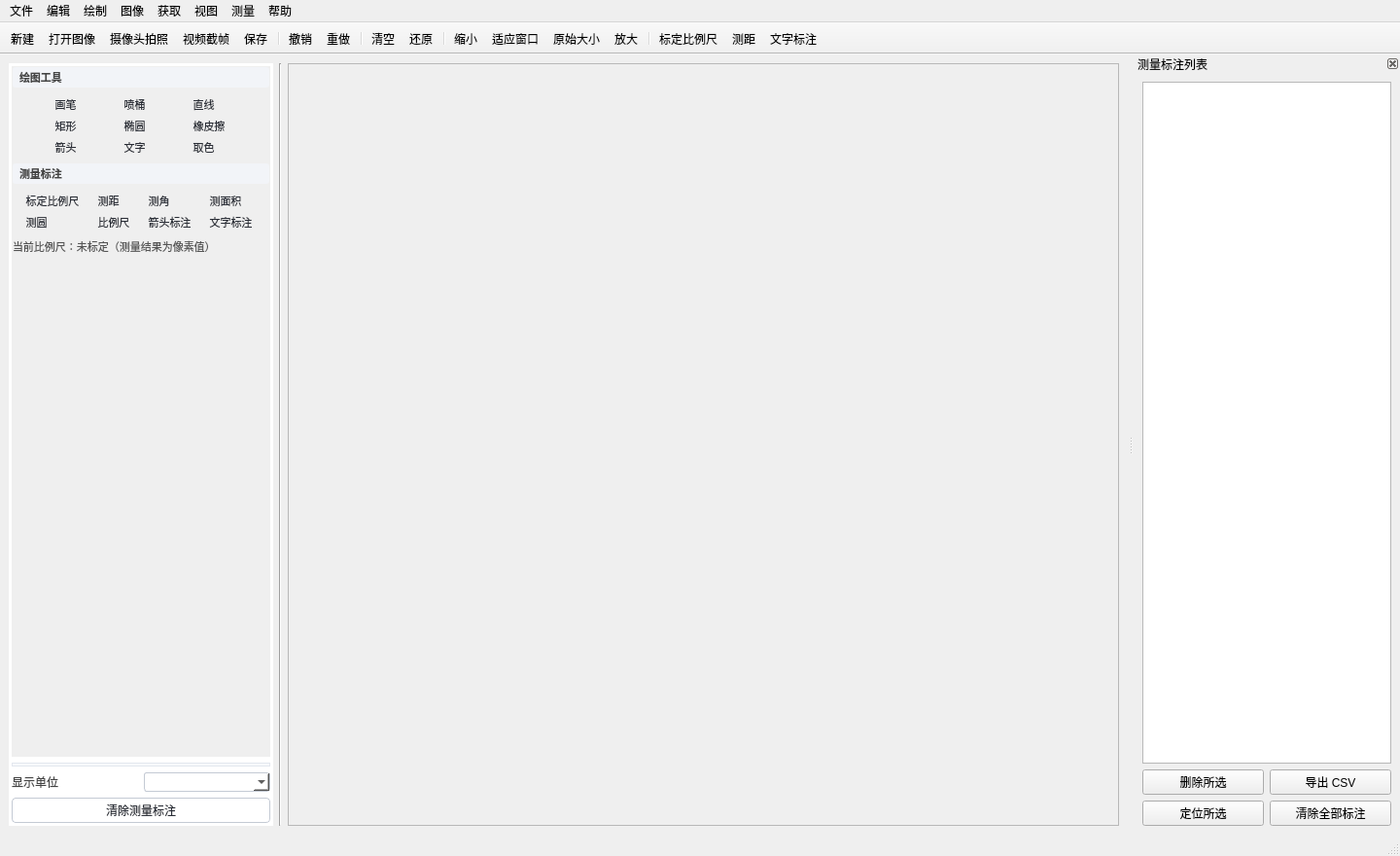
<?xml version="1.0" encoding="UTF-8"?>
<ui version="4.0">
 <class>MainWindow</class>
 <widget class="QMainWindow" name="MainWindow">
  <property name="geometry">
   <rect>
    <x>0</x>
    <y>0</y>
    <width>1440</width>
    <height>880</height>
   </rect>
  </property>
  <property name="minimumSize">
   <size>
    <width>1024</width>
    <height>640</height>
   </size>
  </property>
  <property name="windowTitle">
   <string>PixelMark 像素标绘</string>
  </property>
  <property name="windowIcon">
   <iconset resource="../../imgs.qrc">
    <normaloff>:/img/img/icon.png</normaloff>:/img/img/icon.png</iconset>
  </property>
  <widget class="QWidget" name="centralwidget">
   <layout class="QHBoxLayout" name="horizontalLayout_3" stretch="0,0,1">
    <item>
     <widget class="QWidget" name="toolPanel" native="true">
      <property name="minimumSize">
       <size>
        <width>272</width>
        <height>0</height>
       </size>
      </property>
      <property name="maximumSize">
       <size>
        <width>320</width>
        <height>16777215</height>
       </size>
      </property>
      <property name="styleSheet">
       <string notr="true">#toolPanel { background:#FFFFFF; }
#toolPanel QToolButton { font-size:11px; color:#2A2E37; padding:0px;
  border:1px solid transparent; border-radius:4px; }
#toolPanel QToolButton:hover { background:#EDF1F7; border-color:#D5DCE8; }
#toolPanel QToolButton:checked { background:#DCE9FC; color:#0B57D0;
  border:1px solid #4A86E8; }
#toolPanel QLabel { color:#444; }
#toolPanel QPushButton { border:1px solid #C4CAD4; border-radius:4px;
  padding:3px 10px; background:#FFFFFF; color:#2A2E37; }
#toolPanel QPushButton:hover { background:#F0F4FA; border-color:#4A86E8;
  color:#0B57D0; }
#toolPanel QPushButton:pressed { background:#E2EAF6; }
#toolPanel QComboBox { border:1px solid #C4CAD4; border-radius:3px;
  padding:1px 4px; background:#FFFFFF; }
#toolPanel QCheckBox { color:#2A2E37; }
#sectionDraw, #sectionMeasure { font-weight:bold; color:#2E3440;
  font-size:11px; background:#F2F4F8; border-radius:3px; padding:2px 4px; }</string>
      </property>
      <layout class="QVBoxLayout" name="verticalLayout" stretch="1,0,0,0">
       <property name="leftMargin">
        <number>3</number>
       </property>
       <property name="topMargin">
        <number>3</number>
       </property>
       <property name="rightMargin">
        <number>3</number>
       </property>
       <property name="bottomMargin">
        <number>3</number>
       </property>
       <item>
        <widget class="QScrollArea" name="toolScroll">
         <property name="frameShape">
          <enum>QFrame::NoFrame</enum>
         </property>
         <property name="widgetResizable">
          <bool>true</bool>
         </property>
         <widget class="QWidget" name="toolScrollContents">
          <layout class="QVBoxLayout" name="vbox_toolScroll" stretch="0,0,0,0,0,1">
           <property name="leftMargin">
            <number>1</number>
           </property>
           <property name="topMargin">
            <number>1</number>
           </property>
           <property name="rightMargin">
            <number>1</number>
           </property>
           <property name="bottomMargin">
            <number>1</number>
           </property>
           <item>
            <widget class="QLabel" name="sectionDraw">
             <property name="text">
              <string>绘图工具</string>
             </property>
            </widget>
           </item>
           <item>
            <layout class="QGridLayout" name="grid_draw">
             <property name="spacing">
              <number>0</number>
             </property>
             <item row="0" column="0">
              <widget class="QToolButton" name="penBtn">
               <property name="toolTip">
                <string>画笔 (B)</string>
               </property>
               <property name="text">
                <string>画笔</string>
               </property>
               <property name="icon">
                <iconset resource="../../imgs.qrc">
                 <normaloff>:/img/img/pen.png</normaloff>:/img/img/pen.png</iconset>
               </property>
               <property name="iconSize">
                <size>
                 <width>18</width>
<height>18</height>
                </size>
               </property>
               <property name="checkable">
                <bool>true</bool>
               </property>
               <property name="autoRaise">
                <bool>true</bool>
               </property>
               <property name="toolButtonStyle">
                <enum>Qt::ToolButtonTextUnderIcon</enum>
               </property>
              </widget>
             </item>
             <item row="0" column="1">
              <widget class="QToolButton" name="bucketBtn">
               <property name="toolTip">
                <string>喷桶：填充连通区域 (U)</string>
               </property>
               <property name="text">
                <string>喷桶</string>
               </property>
               <property name="icon">
                <iconset resource="../../imgs.qrc">
                 <normaloff>:/img/img/bucket.png</normaloff>:/img/img/bucket.png</iconset>
               </property>
               <property name="iconSize">
                <size>
                 <width>18</width>
<height>18</height>
                </size>
               </property>
               <property name="checkable">
                <bool>true</bool>
               </property>
               <property name="autoRaise">
                <bool>true</bool>
               </property>
               <property name="toolButtonStyle">
                <enum>Qt::ToolButtonTextUnderIcon</enum>
               </property>
              </widget>
             </item>
             <item row="0" column="2">
              <widget class="QToolButton" name="lineBtn">
               <property name="toolTip">
                <string>直线 (L)</string>
               </property>
               <property name="text">
                <string>直线</string>
               </property>
               <property name="icon">
                <iconset resource="../../imgs.qrc">
                 <normaloff>:/img/img/line.png</normaloff>:/img/img/line.png</iconset>
               </property>
               <property name="iconSize">
                <size>
                 <width>18</width>
<height>18</height>
                </size>
               </property>
               <property name="checkable">
                <bool>true</bool>
               </property>
               <property name="autoRaise">
                <bool>true</bool>
               </property>
               <property name="toolButtonStyle">
                <enum>Qt::ToolButtonTextUnderIcon</enum>
               </property>
              </widget>
             </item>
             <item row="1" column="0">
              <widget class="QToolButton" name="rectBtn">
               <property name="toolTip">
                <string>矩形 (R)</string>
               </property>
               <property name="text">
                <string>矩形</string>
               </property>
               <property name="icon">
                <iconset resource="../../imgs.qrc">
                 <normaloff>:/img/img/rect.png</normaloff>:/img/img/rect.png</iconset>
               </property>
               <property name="iconSize">
                <size>
                 <width>18</width>
<height>18</height>
                </size>
               </property>
               <property name="checkable">
                <bool>true</bool>
               </property>
               <property name="autoRaise">
                <bool>true</bool>
               </property>
               <property name="toolButtonStyle">
                <enum>Qt::ToolButtonTextUnderIcon</enum>
               </property>
              </widget>
             </item>
             <item row="1" column="1">
              <widget class="QToolButton" name="ellipseBtn">
               <property name="toolTip">
                <string>椭圆 (O)</string>
               </property>
               <property name="text">
                <string>椭圆</string>
               </property>
               <property name="icon">
                <iconset resource="../../imgs.qrc">
                 <normaloff>:/img/img/ellipse.png</normaloff>:/img/img/ellipse.png</iconset>
               </property>
               <property name="iconSize">
                <size>
                 <width>18</width>
<height>18</height>
                </size>
               </property>
               <property name="checkable">
                <bool>true</bool>
               </property>
               <property name="autoRaise">
                <bool>true</bool>
               </property>
               <property name="toolButtonStyle">
                <enum>Qt::ToolButtonTextUnderIcon</enum>
               </property>
              </widget>
             </item>
             <item row="1" column="2">
              <widget class="QToolButton" name="eraseButton">
               <property name="toolTip">
                <string>橡皮擦：用背景色擦除 (E)</string>
               </property>
               <property name="text">
                <string>橡皮擦</string>
               </property>
               <property name="icon">
                <iconset resource="../../imgs.qrc">
                 <normaloff>:/img/img/erase.png</normaloff>:/img/img/erase.png</iconset>
               </property>
               <property name="iconSize">
                <size>
                 <width>18</width>
<height>18</height>
                </size>
               </property>
               <property name="checkable">
                <bool>true</bool>
               </property>
               <property name="autoRaise">
                <bool>true</bool>
               </property>
               <property name="toolButtonStyle">
                <enum>Qt::ToolButtonTextUnderIcon</enum>
               </property>
              </widget>
             </item>
             <item row="2" column="0">
              <widget class="QToolButton" name="arrowBtn">
               <property name="toolTip">
                <string>箭头 (A)</string>
               </property>
               <property name="text">
                <string>箭头</string>
               </property>
               <property name="icon">
                <iconset resource="../../imgs.qrc">
                 <normaloff>:/img/img/arrow.png</normaloff>:/img/img/arrow.png</iconset>
               </property>
               <property name="iconSize">
                <size>
                 <width>18</width>
<height>18</height>
                </size>
               </property>
               <property name="checkable">
                <bool>true</bool>
               </property>
               <property name="autoRaise">
                <bool>true</bool>
               </property>
               <property name="toolButtonStyle">
                <enum>Qt::ToolButtonTextUnderIcon</enum>
               </property>
              </widget>
             </item>
             <item row="2" column="1">
              <widget class="QToolButton" name="textBtn">
               <property name="toolTip">
                <string>文字工具 (T)</string>
               </property>
               <property name="text">
                <string>文字</string>
               </property>
               <property name="icon">
                <iconset resource="../../imgs.qrc">
                 <normaloff>:/img/img/text.png</normaloff>:/img/img/text.png</iconset>
               </property>
               <property name="iconSize">
                <size>
                 <width>18</width>
<height>18</height>
                </size>
               </property>
               <property name="checkable">
                <bool>true</bool>
               </property>
               <property name="autoRaise">
                <bool>true</bool>
               </property>
               <property name="toolButtonStyle">
                <enum>Qt::ToolButtonTextUnderIcon</enum>
               </property>
              </widget>
             </item>
             <item row="2" column="2">
              <widget class="QToolButton" name="pickerBtn">
               <property name="toolTip">
                <string>取色器：拾取画布颜色 (I)</string>
               </property>
               <property name="text">
                <string>取色</string>
               </property>
               <property name="icon">
                <iconset resource="../../imgs.qrc">
                 <normaloff>:/img/img/picker.png</normaloff>:/img/img/picker.png</iconset>
               </property>
               <property name="iconSize">
                <size>
                 <width>18</width>
<height>18</height>
                </size>
               </property>
               <property name="checkable">
                <bool>true</bool>
               </property>
               <property name="autoRaise">
                <bool>true</bool>
               </property>
               <property name="toolButtonStyle">
                <enum>Qt::ToolButtonTextUnderIcon</enum>
               </property>
              </widget>
             </item>
            </layout>
           </item>
           <item>
            <widget class="QLabel" name="sectionMeasure">
             <property name="text">
              <string>测量标注</string>
             </property>
            </widget>
           </item>
           <item>
            <layout class="QGridLayout" name="grid_measure">
             <property name="spacing">
              <number>0</number>
             </property>
             <item row="0" column="0">
              <widget class="QToolButton" name="calibrateBtn">
               <property name="toolTip">
                <string>比例尺标定：画一条已知实际长度的线段 (C)</string>
               </property>
               <property name="text">
                <string>标定比例尺</string>
               </property>
               <property name="icon">
                <iconset resource="../../imgs.qrc">
                 <normaloff>:/img/img/calibrate.png</normaloff>:/img/img/calibrate.png</iconset>
               </property>
               <property name="iconSize">
                <size>
                 <width>18</width>
<height>18</height>
                </size>
               </property>
               <property name="checkable">
                <bool>true</bool>
               </property>
               <property name="autoRaise">
                <bool>true</bool>
               </property>
               <property name="toolButtonStyle">
                <enum>Qt::ToolButtonTextUnderIcon</enum>
               </property>
              </widget>
             </item>
             <item row="0" column="1">
              <widget class="QToolButton" name="distanceBtn">
               <property name="toolTip">
                <string>测距：测量两点间距离 (D)</string>
               </property>
               <property name="text">
                <string>测距</string>
               </property>
               <property name="icon">
                <iconset resource="../../imgs.qrc">
                 <normaloff>:/img/img/distance.png</normaloff>:/img/img/distance.png</iconset>
               </property>
               <property name="iconSize">
                <size>
                 <width>18</width>
<height>18</height>
                </size>
               </property>
               <property name="checkable">
                <bool>true</bool>
               </property>
               <property name="autoRaise">
                <bool>true</bool>
               </property>
               <property name="toolButtonStyle">
                <enum>Qt::ToolButtonTextUnderIcon</enum>
               </property>
              </widget>
             </item>
             <item row="0" column="2">
              <widget class="QToolButton" name="angleBtn">
               <property name="toolTip">
                <string>测角：依次点击 起点-顶点-终点 (G)</string>
               </property>
               <property name="text">
                <string>测角</string>
               </property>
               <property name="icon">
                <iconset resource="../../imgs.qrc">
                 <normaloff>:/img/img/angle.png</normaloff>:/img/img/angle.png</iconset>
               </property>
               <property name="iconSize">
                <size>
                 <width>18</width>
<height>18</height>
                </size>
               </property>
               <property name="checkable">
                <bool>true</bool>
               </property>
               <property name="autoRaise">
                <bool>true</bool>
               </property>
               <property name="toolButtonStyle">
                <enum>Qt::ToolButtonTextUnderIcon</enum>
               </property>
              </widget>
             </item>
             <item row="0" column="3">
              <widget class="QToolButton" name="areaBtn">
               <property name="toolTip">
                <string>测面积：拖出矩形测量面积与边长 (M)</string>
               </property>
               <property name="text">
                <string>测面积</string>
               </property>
               <property name="icon">
                <iconset resource="../../imgs.qrc">
                 <normaloff>:/img/img/area.png</normaloff>:/img/img/area.png</iconset>
               </property>
               <property name="iconSize">
                <size>
                 <width>18</width>
<height>18</height>
                </size>
               </property>
               <property name="checkable">
                <bool>true</bool>
               </property>
               <property name="autoRaise">
                <bool>true</bool>
               </property>
               <property name="toolButtonStyle">
                <enum>Qt::ToolButtonTextUnderIcon</enum>
               </property>
              </widget>
             </item>
             <item row="1" column="0">
              <widget class="QToolButton" name="radiusBtn">
               <property name="toolTip">
                <string>测圆：从圆心拖出半径 (V)</string>
               </property>
               <property name="text">
                <string>测圆</string>
               </property>
               <property name="icon">
                <iconset resource="../../imgs.qrc">
                 <normaloff>:/img/img/radius.png</normaloff>:/img/img/radius.png</iconset>
               </property>
               <property name="iconSize">
                <size>
                 <width>18</width>
<height>18</height>
                </size>
               </property>
               <property name="checkable">
                <bool>true</bool>
               </property>
               <property name="autoRaise">
                <bool>true</bool>
               </property>
               <property name="toolButtonStyle">
                <enum>Qt::ToolButtonTextUnderIcon</enum>
               </property>
              </widget>
             </item>
             <item row="1" column="1">
              <widget class="QToolButton" name="scalebarBtn">
               <property name="toolTip">
                <string>比例尺图形：单击放整齐长度，拖拽自定义 (S)</string>
               </property>
               <property name="text">
                <string>比例尺</string>
               </property>
               <property name="icon">
                <iconset resource="../../imgs.qrc">
                 <normaloff>:/img/img/scalebar.png</normaloff>:/img/img/scalebar.png</iconset>
               </property>
               <property name="iconSize">
                <size>
                 <width>18</width>
<height>18</height>
                </size>
               </property>
               <property name="checkable">
                <bool>true</bool>
               </property>
               <property name="autoRaise">
                <bool>true</bool>
               </property>
               <property name="toolButtonStyle">
                <enum>Qt::ToolButtonTextUnderIcon</enum>
               </property>
              </widget>
             </item>
             <item row="1" column="2">
              <widget class="QToolButton" name="annotArrowBtn">
               <property name="toolTip">
                <string>箭头标注：箭头 + 文字 (N)</string>
               </property>
               <property name="text">
                <string>箭头标注</string>
               </property>
               <property name="icon">
                <iconset resource="../../imgs.qrc">
                 <normaloff>:/img/img/annotArrow.png</normaloff>:/img/img/annotArrow.png</iconset>
               </property>
               <property name="iconSize">
                <size>
                 <width>18</width>
<height>18</height>
                </size>
               </property>
               <property name="checkable">
                <bool>true</bool>
               </property>
               <property name="autoRaise">
                <bool>true</bool>
               </property>
               <property name="toolButtonStyle">
                <enum>Qt::ToolButtonTextUnderIcon</enum>
               </property>
              </widget>
             </item>
             <item row="1" column="3">
              <widget class="QToolButton" name="annotTextBtn">
               <property name="toolTip">
                <string>文字标注 (Y)</string>
               </property>
               <property name="text">
                <string>文字标注</string>
               </property>
               <property name="icon">
                <iconset resource="../../imgs.qrc">
                 <normaloff>:/img/img/textNote.png</normaloff>:/img/img/textNote.png</iconset>
               </property>
               <property name="iconSize">
                <size>
                 <width>18</width>
<height>18</height>
                </size>
               </property>
               <property name="checkable">
                <bool>true</bool>
               </property>
               <property name="autoRaise">
                <bool>true</bool>
               </property>
               <property name="toolButtonStyle">
                <enum>Qt::ToolButtonTextUnderIcon</enum>
               </property>
              </widget>
             </item>
            </layout>
           </item>
           <item>
            <widget class="QLabel" name="scaleInfoLabel">
             <property name="wordWrap">
              <bool>true</bool>
             </property>
             <property name="styleSheet">
              <string notr="true">color:#555; font-size:11px;</string>
             </property>
             <property name="text">
              <string>当前比例尺：未标定（测量结果为像素值）</string>
             </property>
            </widget>
           </item>
           <item>
            <spacer name="verticalSpacer">
             <property name="orientation">
              <enum>Qt::Vertical</enum>
             </property>
             <property name="sizeHint" stdset="0">
              <size>
               <width>20</width>
               <height>8</height>
              </size>
             </property>
            </spacer>
           </item>
          </layout>
         </widget>
        </widget>
       </item>
       <item>
        <widget class="QWidget" name="toolOptionsBox" native="true">
         <property name="minimumHeight">
          <number>24</number>
         </property>
         <property name="styleSheet">
          <string notr="true">#toolOptionsBox { background:#F7F9FC; border:1px solid #E3E7EE; border-radius:6px; }</string>
         </property>
         <layout class="QVBoxLayout" name="vbox_toolOptions">
          <property name="leftMargin">
           <number>2</number>
          </property>
          <property name="topMargin">
           <number>2</number>
          </property>
          <property name="rightMargin">
           <number>2</number>
          </property>
          <property name="bottomMargin">
           <number>2</number>
          </property>
         </layout>
        </widget>
       </item>
       <item>
        <layout class="QHBoxLayout" name="hbox_measureUnit">
         <item>
          <widget class="QLabel" name="label_displayUnit">
           <property name="text">
            <string>显示单位</string>
           </property>
          </widget>
         </item>
         <item>
          <widget class="QComboBox" name="displayUnitCombo">
           <property name="toolTip">
            <string>切换测量结果的显示单位（自动换算，不改变标定关系）</string>
           </property>
          </widget>
         </item>
        </layout>
       </item>
       <item>
        <layout class="QHBoxLayout" name="hbox_panelButtons">
         <item>
          <widget class="QPushButton" name="clearMeasureBtn">
           <property name="minimumHeight">
            <number>22</number>
           </property>
           <property name="toolTip">
            <string>清除画布上所有测量与标注</string>
           </property>
           <property name="text">
            <string>清除测量标注</string>
           </property>
          </widget>
         </item>
        </layout>
       </item>
      </layout>
     </widget>
    </item>
    <item>
     <widget class="Line" name="line">
      <property name="orientation">
       <enum>Qt::Vertical</enum>
      </property>
     </widget>
    </item>
    <item>
     <widget class="QScrollArea" name="scrollArea">
      <property name="mouseTracking">
       <bool>true</bool>
      </property>
      <property name="focusPolicy">
       <enum>Qt::StrongFocus</enum>
      </property>
      <property name="frameShape">
       <enum>QFrame::StyledPanel</enum>
      </property>
      <property name="widgetResizable">
       <bool>true</bool>
      </property>
      <property name="alignment">
       <set>Qt::AlignCenter</set>
      </property>
      <widget class="CanvasWidget" name="board">
       <property name="sizePolicy">
        <sizepolicy hsizetype="Expanding" vsizetype="Expanding">
         <horstretch>0</horstretch>
         <verstretch>0</verstretch>
        </sizepolicy>
       </property>
       <property name="mouseTracking">
        <bool>true</bool>
       </property>
       <property name="lineWidth">
        <number>0</number>
       </property>
       <property name="text">
        <string/>
       </property>
       <property name="alignment">
        <set>Qt::AlignLeading|Qt::AlignLeft|Qt::AlignTop</set>
       </property>
       <property name="margin">
        <number>0</number>
       </property>
       <property name="indent">
        <number>0</number>
       </property>
      </widget>
     </widget>
    </item>
   </layout>
  </widget>
  <widget class="QMenuBar" name="menubar">
   <property name="geometry">
    <rect>
     <x>0</x>
     <y>0</y>
     <width>1440</width>
     <height>22</height>
    </rect>
   </property>
   <widget class="QMenu" name="menu">
    <property name="title">
     <string>文件</string>
    </property>
    <addaction name="actionNew"/>
    <addaction name="actionOpenImg"/>
    <addaction name="actionSave"/>
    <addaction name="actionSaveAs"/>
    <addaction name="actionSaveRaw"/>
    <addaction name="actionExit"/>
   </widget>
   <widget class="QMenu" name="menu_2">
    <property name="title">
     <string>编辑</string>
    </property>
    <addaction name="actionUndo"/>
    <addaction name="actionRedo"/>
    <addaction name="actionClear"/>
    <addaction name="actionClearDraw"/>
   </widget>
   <widget class="QMenu" name="menuDraw">
    <property name="title">
     <string>绘制</string>
    </property>
   </widget>
   <widget class="QMenu" name="menu_3">
    <property name="title">
     <string>图像</string>
    </property>
    <widget class="QMenu" name="menu_4">
     <property name="title">
      <string>旋转</string>
     </property>
     <addaction name="actionClockWise"/>
     <addaction name="actionAntiClockWise"/>
     <addaction name="actionVerFilp"/>
     <addaction name="actionHorFilp"/>
    </widget>
    <addaction name="menu_4"/>
    <addaction name="actionImgInfo"/>
   </widget>
   <widget class="QMenu" name="menu_acquire">
    <property name="title">
     <string>获取</string>
    </property>
    <addaction name="actionCamera"/>
    <addaction name="actionVideo"/>
   </widget>
   <widget class="QMenu" name="menu_view">
    <property name="title">
     <string>视图</string>
    </property>
    <addaction name="actionZoomIn"/>
    <addaction name="actionZoomOut"/>
    <addaction name="actionZoomFit"/>
    <addaction name="actionZoom100"/>
    <addaction name="separator"/>
    <addaction name="actionToggleMeasureDock"/>
   </widget>
   <widget class="QMenu" name="menu_5">
    <property name="title">
     <string>测量</string>
    </property>
    <addaction name="actionCalibrate"/>
    <addaction name="actionClearScale"/>
    <addaction name="actionClearMeasure"/>
    <addaction name="actionExportMeasure"/>
    <addaction name="actionToggleMeasureDock"/>
   </widget>
   <widget class="QMenu" name="menu_6">
    <property name="title">
     <string>帮助</string>
    </property>
    <addaction name="actionHelp"/>
    <addaction name="actionAbout"/>
   </widget>
   <addaction name="menu"/>
   <addaction name="menu_2"/>
   <addaction name="menuDraw"/>
   <addaction name="menu_3"/>
   <addaction name="menu_acquire"/>
   <addaction name="menu_view"/>
   <addaction name="menu_5"/>
   <addaction name="menu_6"/>
  </widget>
  <widget class="QStatusBar" name="statusbar"/>
  <widget class="QToolBar" name="mainToolBar">
   <property name="windowTitle">
    <string>主工具栏</string>
   </property>
   <property name="movable">
    <bool>false</bool>
   </property>
   <property name="floatable">
    <bool>false</bool>
   </property>
   <property name="toolButtonStyle">
    <enum>Qt::ToolButtonIconOnly</enum>
   </property>
   <addaction name="actionNew"/>
   <addaction name="actionOpenImg"/>
   <addaction name="actionCamera"/>
   <addaction name="actionVideo"/>
   <addaction name="actionSave"/>
   <addaction name="separator"/>
   <addaction name="actionUndo"/>
   <addaction name="actionRedo"/>
   <addaction name="separator"/>
   <addaction name="actionClear"/>
   <addaction name="actionClearDraw"/>
   <addaction name="separator"/>
   <addaction name="actionZoomOut"/>
   <addaction name="actionZoomFit"/>
   <addaction name="actionZoom100"/>
   <addaction name="actionZoomIn"/>
   <addaction name="separator"/>
   <addaction name="actionCalibrate"/>
   <addaction name="actionDistance"/>
   <addaction name="actionAnnotText"/>
  </widget>
  <widget class="QDockWidget" name="measureDock">
   <property name="features">
    <set>QDockWidget::DockWidgetClosable|QDockWidget::DockWidgetMovable</set>
   </property>
   <property name="allowedAreas">
    <set>Qt::RightDockWidgetArea|Qt::LeftDockWidgetArea</set>
   </property>
   <property name="windowTitle">
    <string>测量标注列表</string>
   </property>
   <attribute name="dockWidgetArea">
    <number>2</number>
   </attribute>
   <widget class="QWidget" name="dockContents">
    <layout class="QVBoxLayout" name="vbox_dock">
     <item>
      <widget class="QListWidget" name="measureList">
       <property name="toolTip">
        <string>单击选中，双击定位到画布；Delete 删除所选</string>
       </property>
      </widget>
     </item>
     <item>
      <layout class="QHBoxLayout" name="hbox_dock">
       <item>
        <widget class="QPushButton" name="deleteMeasureBtn">
         <property name="toolTip">
          <string>删除选中的测量标注</string>
         </property>
         <property name="text">
          <string>删除所选</string>
         </property>
        </widget>
       </item>
       <item>
        <widget class="QPushButton" name="exportMeasureBtn">
         <property name="toolTip">
          <string>导出全部测量数据为 CSV</string>
         </property>
         <property name="text">
          <string>导出 CSV</string>
         </property>
        </widget>
       </item>
      </layout>
     </item>
     <item>
      <layout class="QHBoxLayout" name="hbox_dock2">
       <item>
        <widget class="QPushButton" name="locateMeasureBtn">
         <property name="toolTip">
          <string>在画布上高亮并滚动到所选测量</string>
         </property>
         <property name="text">
          <string>定位所选</string>
         </property>
        </widget>
       </item>
       <item>
        <widget class="QPushButton" name="clearAllMeasureBtn">
         <property name="toolTip">
          <string>清除画布上全部测量与标注（可撤销）</string>
         </property>
         <property name="text">
          <string>清除全部标注</string>
         </property>
        </widget>
       </item>
      </layout>
     </item>
    </layout>
   </widget>
  </widget>
  <action name="actionNew">
   <property name="icon">
    <iconset resource="../../imgs.qrc">
     <normaloff>:/img/img/new.png</normaloff>:/img/img/new.png</iconset>
   </property>
   <property name="text">
    <string>新建</string>
   </property>
   <property name="shortcut">
    <string>Ctrl+N</string>
   </property>
   <property name="toolTip">
    <string>新建画布 (Ctrl+N)</string>
   </property>
  </action>
  <action name="actionOpenImg">
   <property name="icon">
    <iconset resource="../../imgs.qrc">
     <normaloff>:/img/img/open.png</normaloff>:/img/img/open.png</iconset>
   </property>
   <property name="text">
    <string>打开图像</string>
   </property>
   <property name="shortcut">
    <string>Ctrl+O</string>
   </property>
   <property name="toolTip">
    <string>打开图像 (Ctrl+O)</string>
   </property>
  </action>
  <action name="actionSave">
   <property name="icon">
    <iconset resource="../../imgs.qrc">
     <normaloff>:/img/img/save.png</normaloff>:/img/img/save.png</iconset>
   </property>
   <property name="text">
    <string>保存</string>
   </property>
   <property name="shortcut">
    <string>Ctrl+S</string>
   </property>
   <property name="toolTip">
    <string>保存（含测量标注） (Ctrl+S)</string>
   </property>
  </action>
  <action name="actionSaveAs">
   <property name="text">
    <string>另存为</string>
   </property>
   <property name="toolTip">
    <string>另存为（含测量标注）</string>
   </property>
  </action>
  <action name="actionSaveRaw">
   <property name="text">
    <string>保存为不含标注</string>
   </property>
   <property name="toolTip">
    <string>仅保存原始画布，不叠加测量标注</string>
   </property>
  </action>
  <action name="actionExit">
   <property name="text">
    <string>退出</string>
   </property>
   <property name="shortcut">
    <string>Ctrl+Q</string>
   </property>
  </action>
  <action name="actionUndo">
   <property name="icon">
    <iconset resource="../../imgs.qrc">
     <normaloff>:/img/img/undo.png</normaloff>:/img/img/undo.png</iconset>
   </property>
   <property name="text">
    <string>撤销</string>
   </property>
   <property name="shortcut">
    <string>Ctrl+Z</string>
   </property>
   <property name="toolTip">
    <string>撤销 (Ctrl+Z)</string>
   </property>
  </action>
  <action name="actionRedo">
   <property name="icon">
    <iconset resource="../../imgs.qrc">
     <normaloff>:/img/img/redo.png</normaloff>:/img/img/redo.png</iconset>
   </property>
   <property name="text">
    <string>重做</string>
   </property>
   <property name="shortcut">
    <string>Ctrl+Shift+Z</string>
   </property>
   <property name="toolTip">
    <string>重做 (Ctrl+Shift+Z / Ctrl+Y)</string>
   </property>
  </action>
  <action name="actionClear">
   <property name="icon">
    <iconset resource="../../imgs.qrc">
     <normaloff>:/img/img/clear.png</normaloff>:/img/img/clear.png</iconset>
   </property>
   <property name="text">
    <string>清空</string>
   </property>
   <property name="toolTip">
    <string>清空画布为背景色</string>
   </property>
  </action>
  <action name="actionClearDraw">
   <property name="icon">
    <iconset resource="../../imgs.qrc">
     <normaloff>:/img/img/clearImg.png</normaloff>:/img/img/clearImg.png</iconset>
   </property>
   <property name="text">
    <string>还原</string>
   </property>
   <property name="toolTip">
    <string>还原到打开时的图像</string>
   </property>
  </action>
  <action name="actionClockWise">
   <property name="text">
    <string>顺时针</string>
   </property>
  </action>
  <action name="actionAntiClockWise">
   <property name="text">
    <string>逆时针</string>
   </property>
  </action>
  <action name="actionVerFilp">
   <property name="text">
    <string>垂直</string>
   </property>
  </action>
  <action name="actionHorFilp">
   <property name="text">
    <string>水平</string>
   </property>
  </action>
  <action name="actionImgInfo">
   <property name="text">
    <string>图像信息</string>
   </property>
  </action>
  <action name="actionCamera">
   <property name="icon">
    <iconset resource="../../imgs.qrc">
     <normaloff>:/img/img/camera.png</normaloff>:/img/img/camera.png</iconset>
   </property>
   <property name="text">
    <string>摄像头拍照</string>
   </property>
   <property name="toolTip">
    <string>摄像头实时预览并拍照，照片载入画布</string>
   </property>
  </action>
  <action name="actionVideo">
   <property name="icon">
    <iconset resource="../../imgs.qrc">
     <normaloff>:/img/img/video.png</normaloff>:/img/img/video.png</iconset>
   </property>
   <property name="text">
    <string>视频截帧</string>
   </property>
   <property name="toolTip">
    <string>打开视频文件，逐帧预览并截取当前帧</string>
   </property>
  </action>
  <action name="actionZoomIn">
   <property name="icon">
    <iconset resource="../../imgs.qrc">
     <normaloff>:/img/img/zoomIn.png</normaloff>:/img/img/zoomIn.png</iconset>
   </property>
   <property name="text">
    <string>放大</string>
   </property>
   <property name="shortcut">
    <string>Ctrl+=</string>
   </property>
   <property name="toolTip">
    <string>放大视图 (Ctrl+= 或 Ctrl+滚轮)</string>
   </property>
  </action>
  <action name="actionZoomOut">
   <property name="icon">
    <iconset resource="../../imgs.qrc">
     <normaloff>:/img/img/zoomOut.png</normaloff>:/img/img/zoomOut.png</iconset>
   </property>
   <property name="text">
    <string>缩小</string>
   </property>
   <property name="shortcut">
    <string>Ctrl+-</string>
   </property>
   <property name="toolTip">
    <string>缩小视图 (Ctrl+- 或 Ctrl+滚轮)</string>
   </property>
  </action>
  <action name="actionZoomFit">
   <property name="icon">
    <iconset resource="../../imgs.qrc">
     <normaloff>:/img/img/zoomFit.png</normaloff>:/img/img/zoomFit.png</iconset>
   </property>
   <property name="text">
    <string>适应窗口</string>
   </property>
   <property name="shortcut">
    <string>Ctrl+0</string>
   </property>
   <property name="toolTip">
    <string>缩放至整个图像完整可见 (Ctrl+0)</string>
   </property>
  </action>
  <action name="actionZoom100">
   <property name="icon">
    <iconset resource="../../imgs.qrc">
     <normaloff>:/img/img/zoom100.png</normaloff>:/img/img/zoom100.png</iconset>
   </property>
   <property name="text">
    <string>原始大小</string>
   </property>
   <property name="shortcut">
    <string>Ctrl+1</string>
   </property>
   <property name="toolTip">
    <string>按 100% 像素大小显示 (Ctrl+1)</string>
   </property>
  </action>
  <action name="actionCalibrate">
   <property name="icon">
    <iconset resource="../../imgs.qrc">
     <normaloff>:/img/img/calibrate.png</normaloff>:/img/img/calibrate.png</iconset>
   </property>
   <property name="text">
    <string>标定比例尺</string>
   </property>
   <property name="shortcut">
    <string>C</string>
   </property>
   <property name="toolTip">
    <string>标定比例尺 (C)</string>
   </property>
  </action>
  <action name="actionClearScale">
   <property name="text">
    <string>清除比例标定</string>
   </property>
   <property name="toolTip">
    <string>清除当前比例尺，恢复为像素单位</string>
   </property>
  </action>
  <action name="actionClearMeasure">
   <property name="text">
    <string>清除所有测量标注</string>
   </property>
   <property name="toolTip">
    <string>清除画布上全部测量与标注（可撤销）</string>
   </property>
  </action>
  <action name="actionExportMeasure">
   <property name="text">
    <string>导出测量数据 (CSV)</string>
   </property>
  </action>
  <action name="actionToggleMeasureDock">
   <property name="text">
    <string>显示/隐藏测量面板</string>
   </property>
   <property name="checkable">
    <bool>true</bool>
   </property>
   <property name="checked">
    <bool>true</bool>
   </property>
  </action>
  <action name="actionHelp">
   <property name="text">
    <string>使用说明</string>
   </property>
   <property name="shortcut">
    <string>F1</string>
   </property>
  </action>
  <action name="actionAbout">
   <property name="text">
    <string>关于 PixelMark</string>
   </property>
  </action>
  <action name="actionDistance">
   <property name="icon">
    <iconset resource="../../imgs.qrc">
     <normaloff>:/img/img/distance.png</normaloff>:/img/img/distance.png</iconset>
   </property>
   <property name="text">
    <string>测距</string>
   </property>
   <property name="shortcut">
    <string>D</string>
   </property>
   <property name="toolTip">
    <string>测距 (D)</string>
   </property>
  </action>
  <action name="actionAnnotText">
   <property name="icon">
    <iconset resource="../../imgs.qrc">
     <normaloff>:/img/img/textNote.png</normaloff>:/img/img/textNote.png</iconset>
   </property>
   <property name="text">
    <string>文字标注</string>
   </property>
   <property name="shortcut">
    <string>Y</string>
   </property>
   <property name="toolTip">
    <string>文字标注 (Y)</string>
   </property>
  </action>
 </widget>
 <resources>
  <include location="../../imgs.qrc"/>
 </resources>
 <customwidgets>
  <customwidget>
   <class>CanvasWidget</class>
   <extends>QLabel</extends>
   <header>pixelmark.canvas</header>
  </customwidget>
 </customwidgets>
 <connections/>
</ui>
